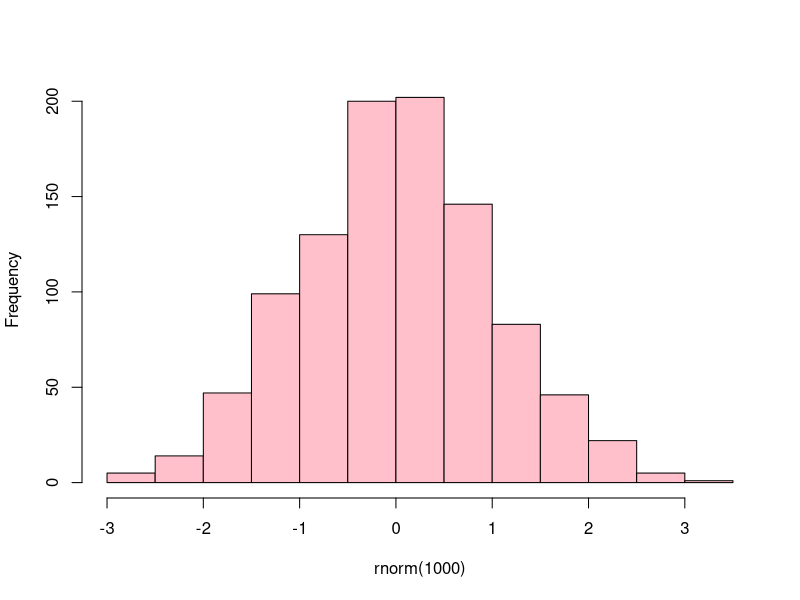

Recreate this plot in R.
## ---- chunk 1
set.seed(123)
hist(rnorm(1000), main = "", breaks = "Scott", col = "pink")
